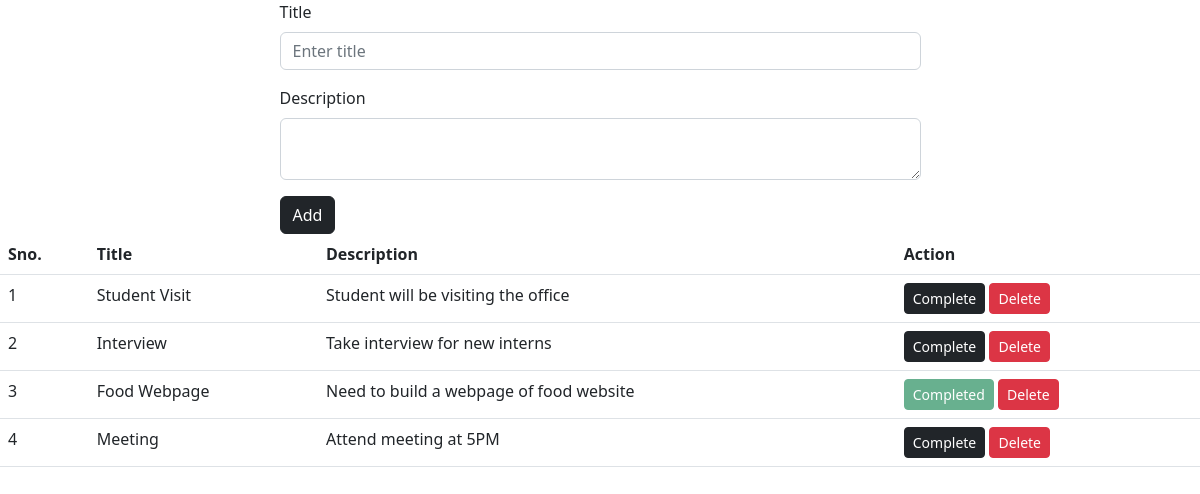
The app's page /index/ with its own data.
### todo/models.py (models this page shows, shortened)
class Todo(models.Model):
    title = models.CharField(max_length=300)
    description = models.TextField()
    completed = models.BooleanField(default=False) #here fields name,datatye and length

### todo/views.py (the view)
# urls.py: path('index/', views.todo_list, name='todo_list'),
def todo_list(request):
    todos = Todo.objects.order_by('-id')
    return render(request,'todo/index.html',{'todos':todos})

### templates/todo/index.html (shortened to what this page needs)
<!doctype html>
<html lang="en">
  <head>
    <link href="https://cdn.jsdelivr.net/npm/bootstrap@5.2.3/dist/css/bootstrap.min.css" rel="stylesheet">
  </head>
  <body>
    <div class="container">
        <div class="row justify-content-center">
            <div class="col-sm-7">
                    <form action="{% url 'create_todo'%}" method="POST">
  <div class="mb-3">
    <label for="text" class="form-label">Title</label>
    <input type="text" class="form-control" id="text" aria-describedby="emailHelp" placeholder="Enter title" name=title>
  </div>
  <div class="mb-3">
    <label for="description" class="form-label">Description</label>
    <textarea name="description" id="" class="form-control"></textarea>
</div>
  <button type="submit" class="btn btn-dark">Add</button>
</form>
            </div>
        </div>
    </div>
    <table class="table">
        <thead>
            <tr>
                <th>Sno.</th>
                <th>Title</th>
                <th>Description</th>
                <th>Action</th>
            </tr>
        </thead>
        <tbody>
            {% for todo in todos %}
            <tr>
                <td>{{ forloop.counter }}</td>
                <td>{{ todo.title}}</td>
                <td>{{ todo.description }}</td>
              <td>
    {% if todo.completed %}
        <button class="btn btn-sm btn-success" disabled>Completed</button>
    {% else %}
        <a href="{% url 'complete_todo' todo_id=todo.id %}" class="btn btn-sm btn-dark">Complete</a>
    {% endif %}
    <a href="{% url 'delete_todo' todo_id=todo.id %}" class="btn btn-sm btn-danger">Delete</a>
</td>
            </tr>
            {% endfor %}
        </tbody>
    </table>
  </body>
</html>

### records on screen
Todo: title "Student Visit", description "Student will be visiting the office", completed "Complete"
Todo: title "Interview", description "Take interview for new interns", completed "Complete"
Todo: title "Food Webpage", description "Need to build a webpage of food website", completed "Completed"
Todo: title "Meeting", description "Attend meeting at 5PM", completed "Complete"
